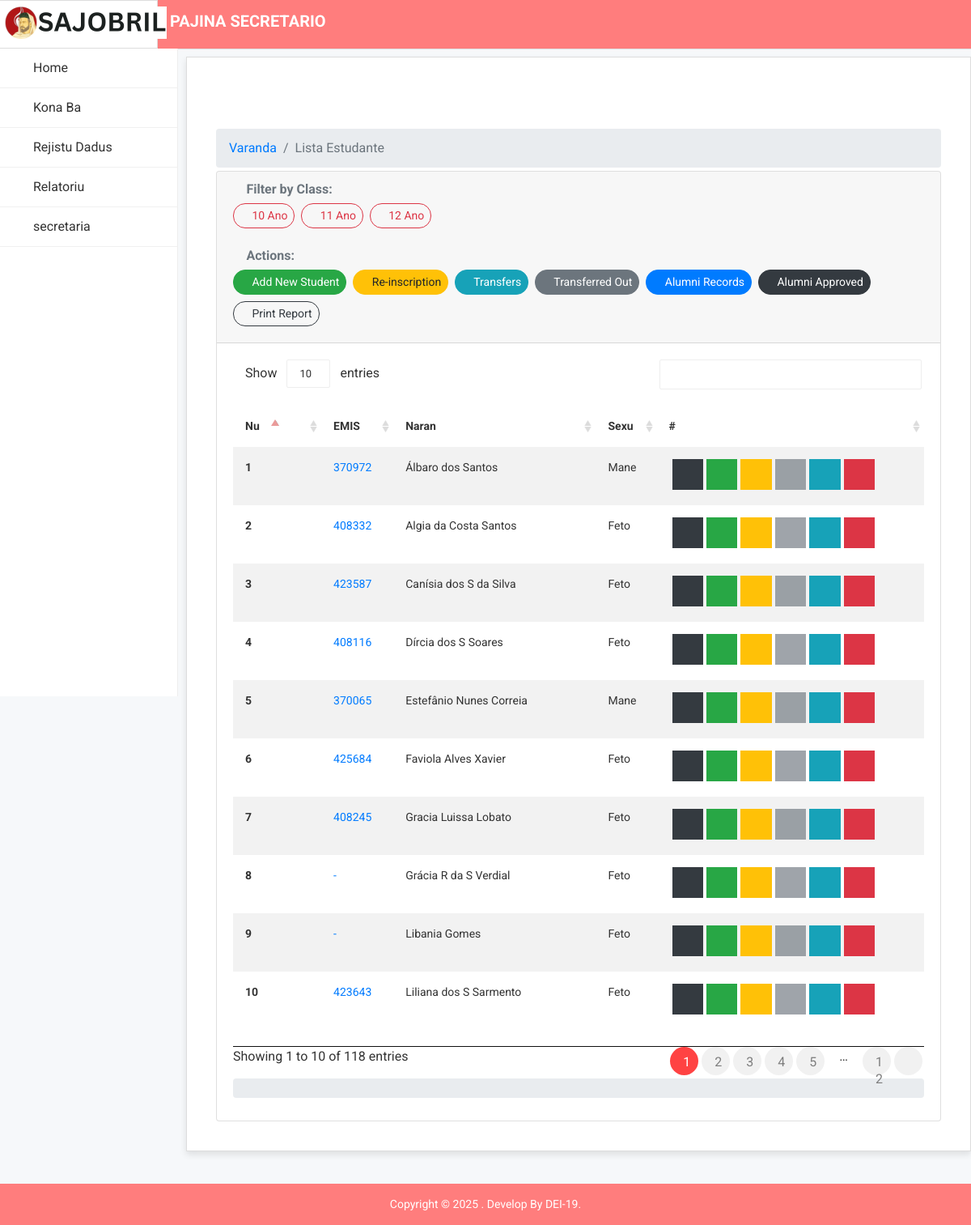
/estudante/lista-estudante/ (signed in), run on the app's committed database.
### Classe/models.py (models this page shows, shortened)
class classe(models.Model):
	name = models.CharField(max_length=30)
	Departamento = models.ForeignKey(departamento, on_delete=models.CASCADE,null=True,related_name="ClassDepartamento")

### estudante/models.py (models this page shows, shortened)
class Estudante(models.Model):
	user = models.OneToOneField(User, on_delete=models.CASCADE, null=True, blank=True)
	Ano_Resisto =  models.ForeignKey(Ano, on_delete=models.SET_NULL,null=True,related_name="TinanR",verbose_name='Ano')
	data_resisto = models.DateField()
	emis = models.CharField(max_length=15, null=True, blank=True)
	naran = models.CharField(max_length=50, null=True, blank=True)
	Data_moris = models.DateField()
	SEXO = (
		('Mane', 'Mane'),
		('Feto', 'Feto'),
	)
	Sexo = models.CharField(max_length=20, choices=SEXO, null=True)
	village = models.ForeignKey(Village, on_delete=models.CASCADE,null=True,related_name="village")
	administrativepost = models.ForeignKey(AdministrativePost, on_delete=models.CASCADE,null=True,related_name="AdministrativePost")
	municipality = models.ForeignKey(Municipality, on_delete=models.CASCADE,null=True,related_name="Municipality")
	aldeia = models.ForeignKey(Aldeia, on_delete=models.CASCADE, null=True,blank=True)
	naran_aman = models.CharField(max_length=50, null=True, blank=True)
	naran_inan = models.CharField(max_length=50, null=True, blank=True)
	nu_telefone = models.CharField(max_length=50, null=True, blank=True)
	image = models.ImageField(upload_to='estudante/', null=True , blank=True)
	have_classes=models.BooleanField(default=False,null=True, blank=True)

### users/decorators.py (the view)
		def wrapper_func(request, *args, **kwargs):
			group = None
			if request.user.groups.exists():
				group = request.user.groups.all()[0].name
			if group in allowed_roles:
				return view_func(request, *args, **kwargs)
			else:
				return render(request, 'auth/404.html')

### estudante/templates/estudante/lista_estudante.html (shortened to what this page needs)
{% extends "main/layout1.html" %}
{% load static %}
{% load crispy_forms_tags %}
{% block head_link %}
<link rel="stylesheet" href="{% static 'notica/css/jquery.dataTables.min.css' %}">
{% endblock head_link %}
{% block contents %}
<section>
  <div class="container mt-5 border-0 p-3">
    <header>
            <ol class="breadcrumb mb-1 mt-1">
              <li class="breadcrumb-item"><a href="{% url 'home' %}">Varanda</a></li>
              <li class="breadcrumb-item active" aria-current="page">{{title}}</li>
            </ol>
          </header>
    {% if page == "list" %}
    <div class="row">
      <div class="col-lg-12">
        <div class="card">
          <div class="card-header">
            <div class="row">
              <div class="col-lg-12">
                <div class="row mb-3">
                  <div class="col-12">
                    <h6 class="text-muted mb-2"><i class="fa fa-filter"></i> Filter by Class:</h6>
                    <div class="d-flex flex-wrap">
                      {% for i in Klasse %}
                      <a href="{% url 'list-estudante-classe' i.name  %}"
                        class="btn btn-sm btn-outline-danger mr-2 mb-2" style="border-radius: 15px;">
                        <i class="fa fa-list"></i> {{i.name}}
                      </a>
                      {% endfor %}
                    </div>
                  </div>
                </div>
                <div class="row">
                  <div class="col-12">
                    <h6 class="text-muted mb-2"><i class="fa fa-cogs"></i> Actions:</h6>
                    <div class="d-flex flex-wrap">
                      {% if group == "Secretario" %}
                      <a href="{%url 'add_estudante' %}" class="btn btn-sm btn-success mr-2 mb-2" style="border-radius: 15px;">
                        <i class="fa fa-plus-circle"></i> Add New Student
                      </a>
                      <a href="{% url 'list_students_aprovado' %}" class="btn btn-sm btn-warning mr-2 mb-2" style="border-radius: 15px;">
                        <i class="fa fa-refresh"></i> Re-inscription
                      </a>
                      {% endif %}
                      {% if group == "admin" or group == "Secretario" %}
                      <a href="{% url 'list_transfers' %}" class="btn btn-sm btn-info mr-2 mb-2" style="border-radius: 15px;">
                        <i class="fa fa-exchange"></i> Transfers
                      </a>
                      <a href="{% url 'transferred_out_students_all' %}" class="btn btn-sm btn-secondary mr-2 mb-2" style="border-radius: 15px;">
                        <i class="fa fa-user-times"></i> Transferred Out
                      </a>
                      <a href="{% url 'list_alumni' %}" class="btn btn-sm btn-primary mr-2 mb-2" style="border-radius: 15px;">
                        <i class="fa fa-graduation-cap"></i> Alumni Records
                      </a>
                      <a href="{% url 'approved_alumni_students_all' %}" class="btn btn-sm btn-dark mr-2 mb-2" style="border-radius: 15px;">
                        <i class="fa fa-certificate"></i> Alumni Approved
                      </a>
                      {% endif %}
                      {% if group == "admin" or group == "Secretario" or group == "Director"%}
                      <a href="{% url 'EReportListActiveEstudanteClasse'%}" class="btn btn-sm btn-outline-dark mr-2 mb-2" style="border-radius: 15px;" title="Print Data" target="_blank">
                        <i class="fa fa-print"></i> Print Report
                      </a>
                      {% endif %}
                    </div>
                  </div>
                </div>
              </div>
            </div>
          </div>
          <div class="card-body">
            <div class="table-responsive">
              <table class="table table-striped" id="data-table-basic">
                <thead>
                  <tr>
                    <th>Nu</th>
                    <th class="text-center"><i class="fa fa-user"></i></th>
                    <th>EMIS</th>
                    <th>Naran </th>
                    <th>Sexu</th>
                    {% if group == "Secretario" or group == "Tesoreira"%} <th>#</th> {% endif%}
                  </tr>
                </thead>
                <tbody>
                  {% for data in est %}
                  <tr>
                    <th scope="row">{{ forloop.counter }}</th>
                    <td class="text-center"></td>
                    <td> <a href="{% url 'detailViewest' data.id %}"> {{ data.emis }}</td>
                    <td>{{ data.naran }}</td>
                    <td>{{ data.Sexo }}</td>
                    {% if group == 'Secretario' %}
                    <td>
                      <div class="d-flex">
                        <div class=""><a href="{% url 'add-classe-estudante' data.id %}"
                            class="btn btn-xs btn-dark rounded-0 ml-1 mb-1" title="Add Classe"><i class="fa fa-plus-square"></i></a>
                        </div>
                        {% if group == "admin" or group == "Secretario" %}
                        <div class=""><a href="{% url 'create_internal_transfer' data.id %}"
                            class="btn btn-xs btn-success rounded-0 ml-1 mb-1" title="Internal Transfer">
                            <i class="fa fa-exchange"></i></a>
                        </div>
                        <div class=""><a href="{% url 'create_external_transfer' data.id %}"
                            class="btn btn-xs btn-warning rounded-0 ml-1 mb-1" title="External Transfer">
                            <i class="fa fa-plane"></i></a>
                        </div>
                        {% if data.is_alumni_eligible %}
                        <div class=""><a href="{% url 'create_alumni_record' data.id %}"
                            class="btn btn-xs btn-primary rounded-0 ml-1 mb-1" title="Create Alumni Record ({{data.current_class}}, I:{{data.grades_periodo_1}} II:{{data.grades_periodo_2}} III:{{data.grades_periodo_3}})">
                            <i class="fa fa-graduation-cap"></i></a>
                        </div>
                        {% else %}
                        <div class=""><span class="btn btn-xs btn-secondary rounded-0 ml-1 mb-1 disabled"
                            title="{% if not data.is_12_ano %}Must be in 12 Ano class (currently {{data.current_class}}){% elif not data.has_all_periods_complete %}Need 13 grades per period: I({{data.grades_periodo_1}}/13) II({{data.grades_periodo_2}}/13) III({{data.grades_periodo_3}}/13){% endif %}">
                            <i class="fa fa-lock"></i></span>
                        </div>
                        {% endif %}
                        {% endif %}
                        <div class=""><a href="{% url 'updateest' data.id %}" class="btn btn-xs rounded-0 ml-1 btn-info"
                            title="Update"><i class="fa fa-edit"></i></a>
                        </div>
                        <div class="">
                          <button type="button" class="btn btn-xs rounded-0 ml-1 btn-danger" data-toggle="modal"
                            data-target="#delete-{{ data.id }}" style="text-decoration: none" title="Delete"><i
                              class="fa fa-trash"></i></button>
                        </div>
                      </div>
                    </td>
                    {% elif group == "Tesoreira" %}
                    <th>
                      <a class="btn btn-sm btn-outline-info sm-2" href="{% url 'details-Propinas' data.pk %}">
                        <i class="fa fa-list">Propinas</i>
                      </a>
                    </th>
                    {% endif %}
                  </tr>
                  {% endfor %}
                </tbody>
              </table>
              <ol class="breadcrumb mb-2 mt-1">
              </ol>
            </div>
          </div>
        </div>
      </div>
      {%endif%}
    </div>
</section>
{% endblock contents %}

### main/templates/main/header.html
{% load static %}
<body>
    <div class="header-top-area">
        <div class="row">
            <div class="col-sm-2 col-xs-2"
                style="background-color: white; margin-left: 5px; height: 60px; border: 1px solid #ddd;">
                <div class="logo-area">
                    <a href=""><img src="{% static 'notica/img/logo/sajobril5.png' %}" class=""
                            style="margin-bottom: -10px; margin-top: -10px;" alt="" /></a>
                </div>
            </div>
            <div class="col-lg-8 col-md-8 col-sm-8 col-xs-8 d-flex align-items-center">
                <div class="text-white h5 font-weight-bold ">
                    PAJINA {{user.groups.first.name|upper}}
                </div>
            </div>
        </div>
    </div>

### main/templates/main/navSec.html (shortened to what this page needs)
{% load static %}
<div class="main-menu-area">
    <div class="left-sidebar-menu">
        <ul class="nav flex-column notika-menu-wrap menu-it-icon-pro">
            <li class="{{homeActive}}">
                <a href="{% url 'home' %}"><i class="fa fa-home"></i> Home</a>
            </li>
            <li class="{{hisAct}}">
                <a href="#"><i class="fa fa-pencil"></i> Kona Ba</a>
            </li>
            <li class="estA">
                <a href="#"><i class="notika-icon notika-edit"></i> Rejistu Dadus</a>
            </li>
            <li>
                <a href="#"><i class="fa fa-bar-chart"></i> Relatoriu</a>
            </li>
            <li>
                <a href="#"><i class="fa fa-user"></i> {{user}}</a>
            </li>
        </ul>
    </div>
</div>

### static/notica/css/main.css (style rules this page uses)
html { color: #222; font-size: 1em; line-height: 1.4; }
audio, canvas, iframe, img, svg, video { vertical-align: middle; }

### data on the page
classe: name "10 Ano"
classe: name "11 Ano"
classe: name "12 Ano"
Estudante: emis "370972", naran "Álbaro dos Santos", Sexo "Mane"
Estudante: emis "408332", naran "Algia da Costa Santos", Sexo "Feto"
Estudante: emis "423587", naran "Canísia dos S da Silva", Sexo "Feto"
Estudante: emis "408116", naran "Dírcia dos S Soares", Sexo "Feto"
Estudante: emis "370065", naran "Estefânio Nunes Correia", Sexo "Mane"
Estudante: emis "425684", naran "Faviola Alves Xavier", Sexo "Feto"
Estudante: emis "408245", naran "Gracia Luissa Lobato", Sexo "Feto"
Estudante: emis "-", naran "Grácia R da S Verdial", Sexo "Feto"
Estudante: emis "-", naran "Libania Gomes", Sexo "Feto"
Estudante: emis "423643", naran "Liliana dos S Sarmento", Sexo "Feto"

### other printed values
{{ user.groups.first.name|upper }} "SECRETARIO"
{{ user }} "secretaria"
{{ title }} "Lista Estudante"
